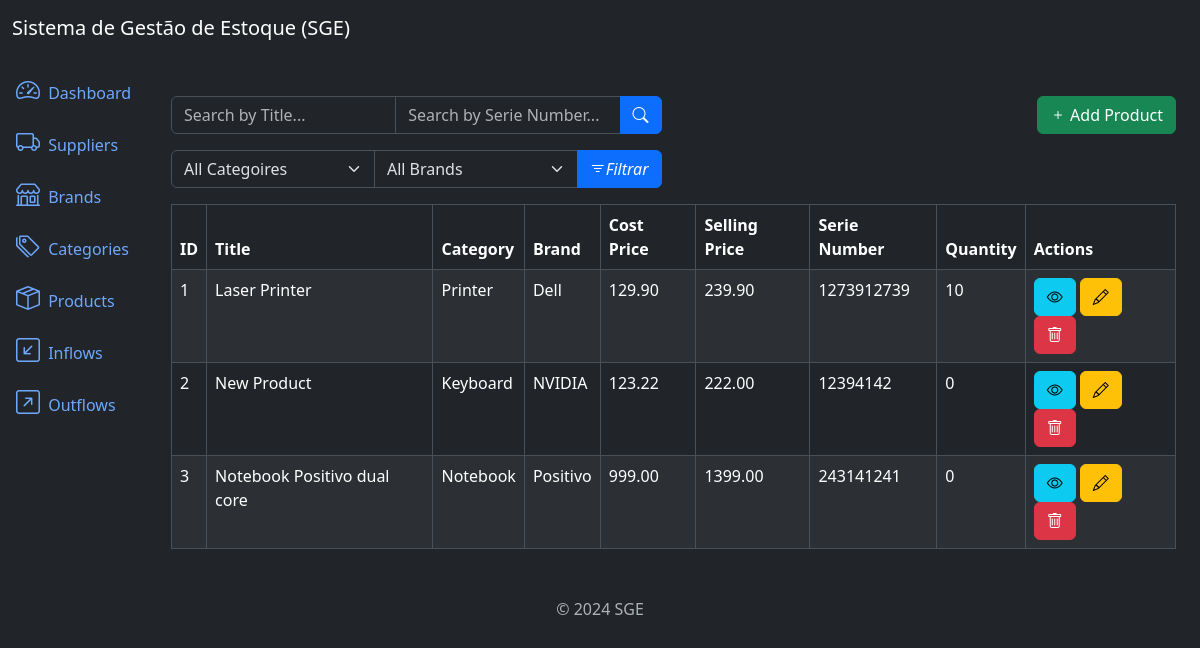
The app's page /products/list/, older data.
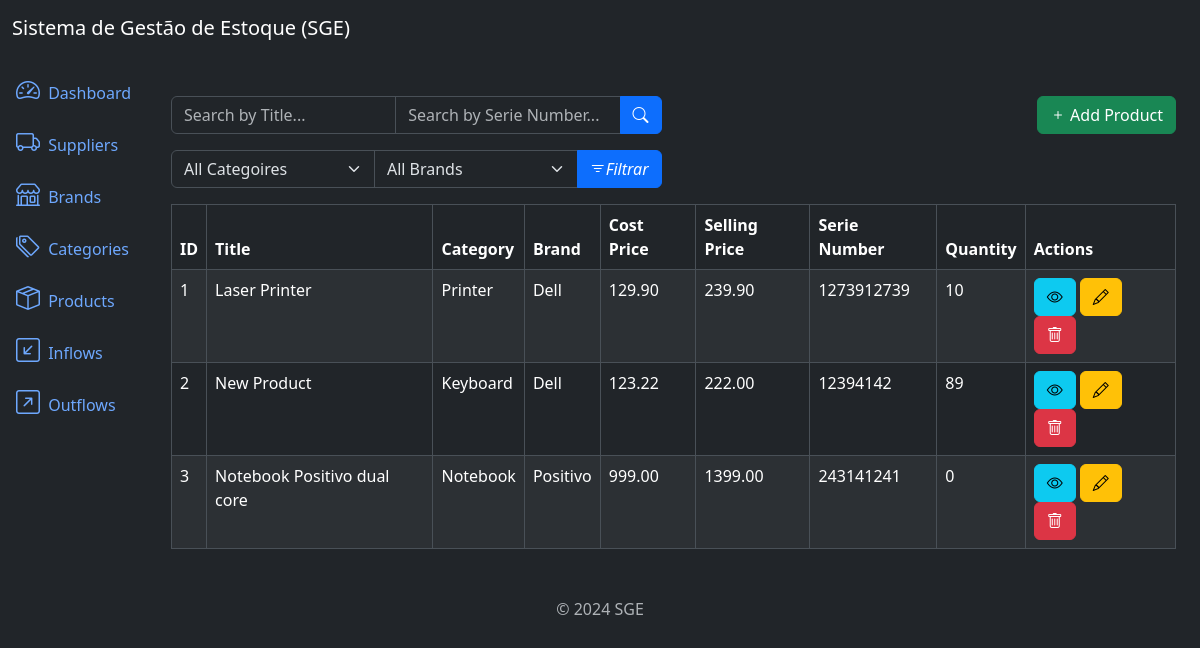
The same page, newer data.
### products/models.py (models this page shows, shortened)
class Product(models.Model):
    title = models.CharField(max_length=500)
    category = models.ForeignKey(Category, on_delete=models.PROTECT, related_name='products')  # Protect block to delete a category that has 1 prod
    brand = models.ForeignKey(Brand, on_delete=models.PROTECT, related_name="products")
    description = models.TextField(null=True, blank=True)
    serie_number = models.CharField(max_length=200, null=True, blank=True)
    cost_price = models.DecimalField(max_digits=20, decimal_places=2)
    selling_price = models.DecimalField(max_digits=20, decimal_places=2)
    quantity = models.IntegerField(default=0)
    created_at = models.DateTimeField(auto_now_add=True)
    updated_at = models.DateTimeField(auto_now=True)
    class Meta:
        ordering = ['title']

### brands/models.py (models this page shows)
class Brand(models.Model):
    name = models.CharField(max_length=500)
    description = models.TextField(null=True, blank=True)
    created_at = models.DateTimeField(auto_now_add=True)
    updated_at = models.DateTimeField(auto_now=True)
    class Meta:
        ordering = ['name']
    def __str__(self):
        return self.name

### categories/models.py (models this page shows)
class Category(models.Model):
    name = models.CharField(max_length=500)
    description = models.TextField(null=True, blank=True)
    created_at = models.DateTimeField(auto_now_add=True)
    updated_at = models.DateTimeField(auto_now=True)
    class Meta:
        ordering = ['name']
    def __str__(self):
        return self.name

### products/views.py (the view)
# urls.py: path('products/list/', views.ProductListView.as_view(), name='product_list'),
class ProductListView(ListView):
    model = models.Product
    template_name = 'product_list.html'
    context_object_name = 'products'  # object will be send to template
    paginate_by = 10
    def get_queryset(self):
        queryset = super().get_queryset()  # return all registers
        title = self.request.GET.get('title')
        serie_number = self.request.GET.get('serie_number')
        category = self.request.GET.get('category')
        brand = self.request.GET.get('brand')
        if title:
            queryset = queryset.filter(title__icontains=title)
        if serie_number:
            queryset = queryset.filter(serie_number__icontains=serie_number)
        if category:
            queryset = queryset.filter(category__id=category)
        if brand:
            queryset = queryset.filter(brand__id=brand)
        return queryset
    def get_context_data(self, **kwargs):
        context = super().get_context_data(**kwargs)
        context['categories'] = Category.objects.all()
        context['brands'] = Brand.objects.all()
        return context

### products/templates/product_list.html (shortened to what this page needs)
{% extends 'base.html' %}
{% block content %}
<div class="row mb-3">
    <div class="col-md-6">
        <form method="get" action="{% url 'product_list' %}">
            <div class="input-group">
                <input type="text" class="form-control" name="title" placeholder="Search by Title..." value="{{ request.GET.title }}">
                <input type="text" class="form-control" name="serie_number" placeholder="Search by Serie Number..." value="{{ request.GET.serie_number }}">
                <button type="submit" class="btn btn-primary">
                    <i class="bi bi-search"></i>
                </button>
            </div>
        </form>
    </div>
    <div class="col-md-6">
        <a href="{% url 'product_create' %}" class="btn btn-success float-end">
            <i class="bi bi-plus"></i> Add Product
        </a>
    </div>
</div>
<div class="row mb-3">
    <div class="col-md-6">
        <form method="get" action="{% url 'product_list' %}">
            <div class="input-group">
                <select class="form-select" name="category">
                    <option value="" {% if not request.GET.category %} selected {% endif %}>All Categoires</option>
                </select>
                <select class="form-select" name="brand">
                    <option value="" {% if not request.GET.brand %} selected {% endif %}>All Brands</option>
                </select>
                <button type="submit" class="btn btn-primary">
                    <i class="bi bi-filter">Filtrar</i>
                </button>
            </div>
        </form>
    </div>
</div>
<div class="table-responsive">
    <table class="table table-striped table-bordered">
        <thead class="thead-dark">
            <tr>
                <th>ID</th>
                <th>Title</th>
                <th>Category</th>
                <th>Brand</th>
                <th>Cost Price</th>
                <th>Selling Price</th>
                <th>Serie Number</th>
                <th>Quantity</th>
                <th>Actions</th>
            </tr>
        </thead>
        <tbody>
            {% for product in products %}
                <tr>
                    <td>{{ product.id }}</td>
                    <td>{{ product.title }}</td>
                    <td>{{ product.category }}</td>
                    <td>{{ product.brand }}</td>
                    <td>{{ product.cost_price }}</td>
                    <td>{{ product.selling_price }}</td>
                    <td>{{ product.serie_number }}</td>
                    <td>{{ product.quantity }}</td>
                    <td>
                        <a href="{% url 'product_detail' product.id %}" class="btn btn-info btn-small">
                            <i class="bi bi-eye"></i>
                        </a>
                        <a href="{% url 'product_update' product.id %}" class="btn btn-warning btn-small">
                            <i class="bi bi-pencil"></i>
                        </a>
                        <a href="{% url 'product_delete' product.id %}" class="btn btn-danger btn-small">
                            <i class="bi bi-trash"></i>
                        </a>
                    </td>
                </tr>
            {% endfor %}
        </tbody>
    </table>
</div>
{% endblock %}

Row changes from the older to the newer data that the page shows:
changed Product "New Product": brand "NVIDIA" → "Dell"; quantity "0" → "89"
